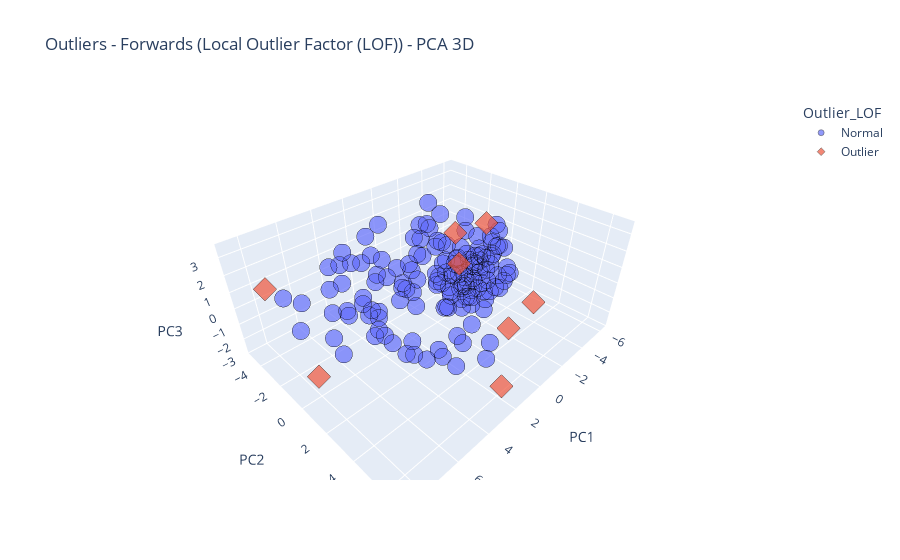

Notebook source saved alongside this figure:
### Code cell
# PCA with 3 components
pca = PCA(n_components=3)
X_reduced = pca.fit_transform(X)

# Create DataFrame for plotting
df_plot = pd.DataFrame(X_reduced, columns=['PC1', 'PC2', 'PC3'])
df_plot['Outlier_LOF'] = pd.Series(y_pred_lof).map({1: 'Normal', -1: 'Outlier'}).astype(str)

# Interactive 3D plot
fig = px.scatter_3d(
    df_plot,
    x='PC1',
    y='PC2',
    z='PC3',
    color='Outlier_LOF',
    symbol='Outlier_LOF',
    opacity=0.7,
    title="Outliers - Forwards (Local Outlier Factor (LOF)) - PCA 3D"
)

fig.update_traces(marker=dict(size=6, line=dict(width=0.5, color='black')))
fig.show()

### Figure 1 — Plotly figure (JSON) as saved in the notebook; plotly's stock layout.template omitted (floating-point values rounded to 4 significant figures; data arrays with more than 128 entries replaced by an {"elided": "..."} marker saying what was removed)
{"data": [{"hovertemplate": "Outlier_LOF=Normal<br>PC1=%{x}<br>PC2=%{y}<br>PC3=%{z}<extra></extra>", "legendgroup": "Normal", "marker": {"color": "#636efa", "line": {"color": "black", "width": 0.5}, "opacity": 0.7, "size": 6, "symbol": "circle"}, "mode": "markers", "name": "Normal", "scene": "scene", "showlegend": true, "type": "scatter3d", "x": {"elided": "147 float values"}, "y": {"elided": "147 float values"}, "z": {"elided": "147 float values"}}, {"hovertemplate": "Outlier_LOF=Outlier<br>PC1=%{x}<br>PC2=%{y}<br>PC3=%{z}<extra></extra>", "legendgroup": "Outlier", "marker": {"color": "#EF553B", "line": {"color": "black", "width": 0.5}, "opacity": 0.7, "size": 6, "symbol": "diamond"}, "mode": "markers", "name": "Outlier", "scene": "scene", "showlegend": true, "type": "scatter3d", "x": [8.63, -2.863, -5.147, 2.572, -0.83, -3.845, 7.57, 2.876], "y": [1.388, 4.401, -0.9355, 6.574, 0.7642, -2.292, -4.827, 6.763], "z": [-0.1999, -0.7352, 1.271, 1.959, 1.011, 0.5827, 0.7296, -1.077]}], "layout": {"legend": {"title": {"text": "Outlier_LOF"}, "tracegroupgap": 0}, "scene": {"domain": {"x": [0, 1], "y": [0, 1]}, "xaxis": {"title": {"text": "PC1"}}, "yaxis": {"title": {"text": "PC2"}}, "zaxis": {"title": {"text": "PC3"}}}, "title": {"text": "Outliers - Forwards (Local Outlier Factor (LOF)) - PCA 3D"}}}
